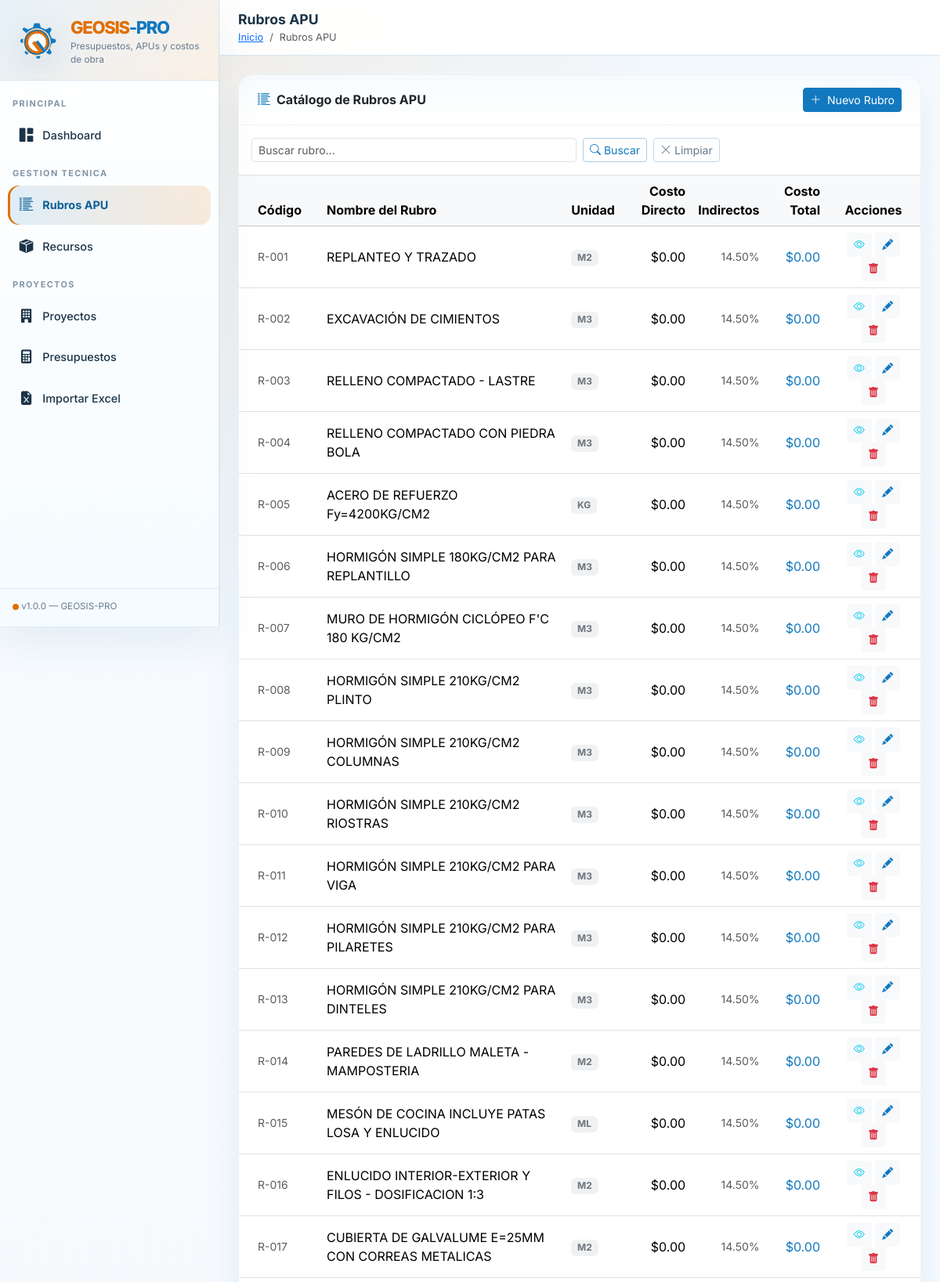
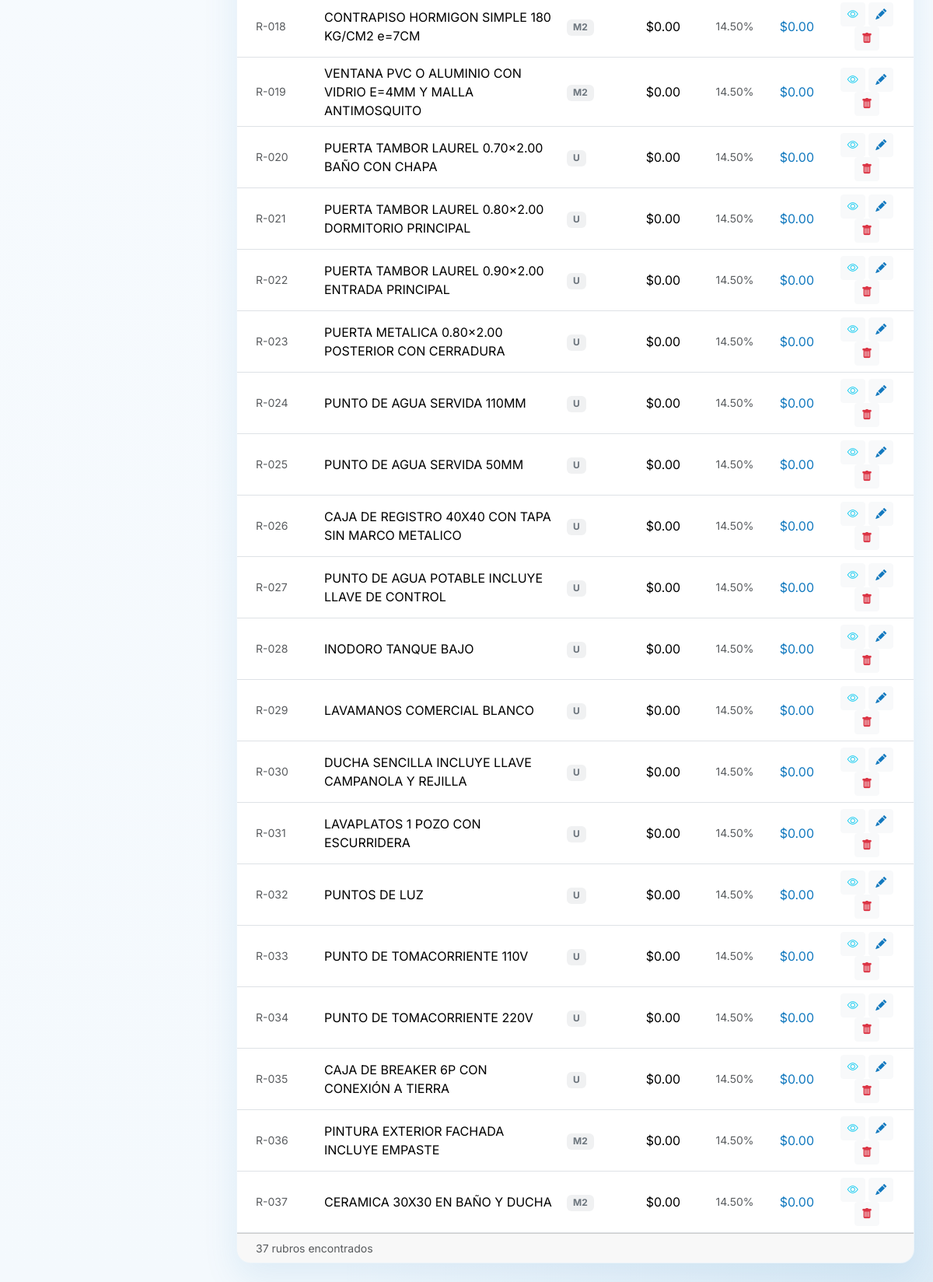
/modules/rubros/index.php, run on the app's committed database (2 pictures, top to bottom).
### tables this page shows
CREATE TABLE IF NOT EXISTS `rubros` (
    `id`           INT(11) NOT NULL AUTO_INCREMENT,
    `codigo`       VARCHAR(100) DEFAULT NULL,
    `nombre`       VARCHAR(500) NOT NULL,
    `unidad`       VARCHAR(30) NOT NULL,
    `descripcion`  TEXT DEFAULT NULL,
    `indirectos`   DECIMAL(5,2) NOT NULL DEFAULT 14.50,
    `activo`       TINYINT(1) DEFAULT 1,
    `created_at`   TIMESTAMP DEFAULT CURRENT_TIMESTAMP,
    `updated_at`   TIMESTAMP DEFAULT CURRENT_TIMESTAMP ON UPDATE CURRENT_TIMESTAMP,
    PRIMARY KEY (`id`),
    KEY `idx_rubros_activo` (`activo`)
);

### modules/rubros/index.php (the view, shortened to what this page needs)
<?php
$currentPage = 'rubros';
$db = getDB();
$search = $_GET['search'] ?? '';
$params = ['%' . $search . '%'];
$rubros = $db->prepare("
    SELECT r.*,
           COUNT(rr.id) AS num_recursos,
           COALESCE(SUM(rr.costo), 0) AS costo_directo
    FROM rubros r
    LEFT JOIN rubro_recursos rr ON rr.rubro_id = r.id
    WHERE r.activo = 1 AND r.nombre LIKE ?
    GROUP BY r.id
    ORDER BY r.codigo
");
$rubros->execute($params);
$rubros = $rubros->fetchAll();
include __DIR__ . '/../../includes/header.php';
include __DIR__ . '/../../includes/sidebar.php';
?>
<div id="main">
    <div id="topbar">
        <div>
            <div class="page-title">Rubros APU</div>
            <nav aria-label="breadcrumb"><ol class="breadcrumb">
                <li class="breadcrumb-item"><a href="<?= BASE_URL ?>/index.php">Inicio</a></li>
                <li class="breadcrumb-item active">Rubros APU</li>
            </ol></nav>
        </div>
    </div>
    <div class="p-4">
        <div class="card">
            <div class="card-header d-flex justify-content-between align-items-center py-3 px-4 flex-wrap gap-2">
                <span><i class="bi bi-list-columns-reverse me-2 text-primary"></i>Catálogo de Rubros APU</span>
                <a href="create.php" class="btn btn-primary btn-sm">
                    <i class="bi bi-plus-lg me-1"></i> Nuevo Rubro
                </a>
            </div>
            <div class="card-body border-bottom pb-3">
                <form method="GET" class="row g-2">
                    <div class="col-12 col-md-6">
                        <input type="text" name="search" class="form-control form-control-sm"
                               placeholder="Buscar rubro..." value="<?= htmlspecialchars($search) ?>">
                    </div>
                    <div class="col-auto">
                        <button type="submit" class="btn btn-sm btn-outline-primary">
                            <i class="bi bi-search"></i> Buscar
                        </button>
                    </div>
                    <div class="col-auto">
                        <a href="?" class="btn btn-sm btn-outline-secondary">
                            <i class="bi bi-x-lg"></i> Limpiar
                        </a>
                    </div>
                </form>
            </div>
            <div class="card-body p-0">
                <div class="table-responsive">
                    <table class="table table-hover align-middle mb-0">
                        <thead class="table-light">
                            <tr>
                                <th class="px-4" style="width:90px">Código</th>
                                <th>Nombre del Rubro</th>
                                <th>Unidad</th>
                                <th class="text-end">Costo Directo</th>
                                <th class="text-end">Indirectos</th>
                                <th class="text-end">Costo Total</th>
                                <th class="text-center" style="width:120px">Acciones</th>
                            </tr>
                        </thead>
                        <tbody>
                        <?php if (empty($rubros)): ?>
                            <tr><td colspan="7" class="text-center text-muted py-5">
                                No hay rubros. <a href="create.php">Crear el primero</a>
                            </td></tr>
                        <?php else: foreach ($rubros as $r):
                            $indirectos  = $r['costo_directo'] * ($r['indirectos'] / 100);
                            $costo_total = $r['costo_directo'] + $indirectos;
                        ?>
                            <tr>
                                <td class="px-4 text-muted small"><?= htmlspecialchars($r['codigo'] ?? '-') ?></td>
                                <td class="fw-500"><?= htmlspecialchars($r['nombre']) ?></td>
                                <td><span class="badge bg-secondary bg-opacity-10 text-secondary"><?= htmlspecialchars($r['unidad']) ?></span></td>
                                <td class="text-end">$<?= number_format($r['costo_directo'], 2) ?></td>
                                <td class="text-end text-muted small"><?= $r['indirectos'] ?>%</td>
                                <td class="text-end fw-700 text-primary">$<?= number_format($costo_total, 2) ?></td>
                                <td class="text-center">
                                    <a href="view.php?id=<?= $r['id'] ?>" class="btn btn-sm btn-light" title="Ver APU">
                                        <i class="bi bi-eye text-info"></i>
                                    </a>
                                    <a href="edit.php?id=<?= $r['id'] ?>" class="btn btn-sm btn-light" title="Editar">
                                        <i class="bi bi-pencil-fill text-primary"></i>
                                    </a>
                                    <a href="delete.php?id=<?= $r['id'] ?>" class="btn btn-sm btn-light" title="Eliminar"
                                       onclick="return confirm('¿Eliminar este rubro?')">
                                        <i class="bi bi-trash-fill text-danger"></i>
                                    </a>
                                </td>
                            </tr>
                        <?php endforeach; endif; ?>
                        </tbody>
                    </table>
                </div>
            </div>
            <div class="card-footer text-muted small px-4">
                <?= count($rubros) ?> rubros encontrados
            </div>
        </div>
    </div>
</div>
<?php include __DIR__ . '/../../includes/footer.php'; ?>

### includes/header.php (shortened to what this page needs)
<!DOCTYPE html>
<html lang="es">
<head>
    <link href="https://cdn.jsdelivr.net/npm/bootstrap@5.3.2/dist/css/bootstrap.min.css" rel="stylesheet">
    <link href="https://cdn.jsdelivr.net/npm/bootstrap-icons@1.11.3/font/bootstrap-icons.css" rel="stylesheet">
</head>
<body>

### includes/sidebar.php
<?php $currentPage = $currentPage ?? ''; ?>
<nav id="sidebar">
    <div class="brand">
        <div class="brand-inner">
            <img src="<?= BASE_URL ?>/assets/geosis-pro-mark.svg" alt="GEOSIS-PRO" class="brand-logo">
            <div>
                <h4><span class="brand-orange">GEOSIS</span>-PRO</h4>
                <small>Presupuestos, APUs y costos de obra</small>
            </div>
        </div>
    </div>
    <div class="mt-2">
        <div class="nav-section">Principal</div>
        <a href="<?= BASE_URL ?>/index.php"
           class="nav-link <?= $currentPage === 'dashboard' ? 'active' : '' ?>">
            <i class="bi bi-grid-1x2-fill"></i> Dashboard
        </a>
        <div class="nav-section">Gestion Tecnica</div>
        <a href="<?= BASE_URL ?>/modules/rubros/index.php"
           class="nav-link <?= $currentPage === 'rubros' ? 'active' : '' ?>">
            <i class="bi bi-list-columns-reverse"></i> Rubros APU
        </a>
        <a href="<?= BASE_URL ?>/modules/recursos/index.php"
           class="nav-link <?= $currentPage === 'recursos' ? 'active' : '' ?>">
            <i class="bi bi-box-seam-fill"></i> Recursos
        </a>
        <div class="nav-section">Proyectos</div>
        <a href="<?= BASE_URL ?>/modules/proyectos/index.php"
           class="nav-link <?= $currentPage === 'proyectos' ? 'active' : '' ?>">
            <i class="bi bi-building-fill"></i> Proyectos
        </a>
        <a href="<?= BASE_URL ?>/modules/presupuesto/index.php"
           class="nav-link <?= $currentPage === 'presupuesto' ? 'active' : '' ?>">
            <i class="bi bi-calculator-fill"></i> Presupuestos
        </a>
        <a href="<?= BASE_URL ?>/modules/presupuesto/import_excel.php"
           class="nav-link <?= $currentPage === 'presupuesto' ? 'active' : '' ?>">
            <i class="bi bi-file-earmark-excel-fill"></i> Importar Excel
        </a>
    </div>
    <div class="sidebar-footer pb-3 px-3">
        <small class="d-block">
            <i class="bi bi-circle-fill"></i>
            v1.0.0 &mdash; GEOSIS-PRO
        </small>
    </div>
</nav>

### includes/footer.php (shortened to what this page needs)
</body>
</html>

### includes/header.php (style rules this page uses)
:root { --sidebar-w: 280px; --brand-blue: #1279bf; --brand-blue-dark: #0c5f97; --brand-blue-soft: #eaf6ff; --brand-orange: #e16f00; --brand-orange-dark: #c45f00; --brand-orange-soft: #fff1e5; --surface: #ffffff; --bg: #f4f9fd; --border: #d8e5ef; --text: #1b3347; --muted: #677b8f; --shadow: 0 18px 45px rgba(18,121,191,.10); --primary: var(--brand-blue); --accent: var(--brand-orange); --bs-primary: var(--brand-blue); --bs-primary-rgb: 18, 121, 191; --bs-warning: var(--brand-orange); --bs-warning-rgb: 225, 111, 0; --bs-link-color: var(--brand-blue); --bs-link-hover-color: var(--brand-orange); }
* { font-family: 'Inter', sans-serif; }
body { background: radial-gradient(circle at top left, rgba(225,111,0,.10), transparent 24%), radial-gradient(circle at bottom right, rgba(18,121,191,.10), transparent 22%), linear-gradient(180deg, #f8fbfe 0%, var(--bg) 100%); color: var(--text); min-height: 100vh; }
#sidebar { position: fixed; top: 0; left: 0; width: var(--sidebar-w); height: 100vh; background: linear-gradient(180deg, #ffffff 0%, #f5fbff 100%); border-right: 1px solid var(--border); box-shadow: 0 0 0 1px rgba(18,121,191,.03), 0 24px 48px rgba(12,95,151,.08); display: flex; flex-direction: column; z-index: 1000; transition: transform .3s; overflow-y: auto; }
#sidebar .brand { padding: 1.35rem 1.1rem 1rem; border-bottom: 1px solid var(--border); background: linear-gradient(135deg, rgba(18,121,191,.10), rgba(225,111,0,.10)); }
#sidebar .brand-inner { display: flex; align-items: center; gap: .9rem; }
#sidebar .brand-logo { width: 58px; height: 58px; flex-shrink: 0; filter: drop-shadow(0 10px 20px rgba(12,95,151,.15)); }
#sidebar .brand h4 { color: var(--brand-blue); font-weight: 800; margin: 0; font-size: 1.38rem; letter-spacing: -.06em; }
#sidebar .brand .brand-orange { color: var(--brand-orange); }
#sidebar .brand small { color: var(--muted); display: block; font-size: .74rem; margin-top: .16rem; }
#sidebar .nav-section { padding: .8rem 1rem .3rem; font-size: .68rem; font-weight: 700; color: #8195a7; text-transform: uppercase; letter-spacing: 1.4px; }
#sidebar .nav-link { color: var(--text); border-radius: 14px; margin: 3px .65rem; padding: .72rem .85rem; display: flex; align-items: center; gap: .7rem; font-size: .9rem; font-weight: 500; transition: all .2s; }
#sidebar .nav-link:hover, #sidebar .nav-link.active { color: var(--brand-blue-dark); }
#sidebar .nav-link.active { background: linear-gradient(90deg, rgba(18,121,191,.12), rgba(225,111,0,.14)); box-shadow: inset 3px 0 0 var(--brand-orange); font-weight: 700; }
#sidebar .nav-link i { font-size: 1.1rem; width: 1.2rem; text-align: center; }
#sidebar .sidebar-footer { border-top: 1px solid var(--border); padding-top: .9rem; margin-top: auto; }
#sidebar .sidebar-footer small { color: var(--muted); font-size: .73rem; }
#sidebar .sidebar-footer i { color: var(--brand-orange); font-size: .5rem; }
#main { margin-left: var(--sidebar-w); min-height: 100vh; display: flex; flex-direction: column; }
#topbar { background: rgba(255,255,255,.92); backdrop-filter: blur(10px); border-bottom: 1px solid var(--border); box-shadow: 0 12px 30px rgba(18,121,191,.04); padding: .75rem 1.5rem; display: flex; align-items: center; gap: 1rem; position: sticky; top: 0; z-index: 100; }
#topbar .page-title { font-weight: 700; font-size: 1.1rem; color: var(--text); }
#topbar .breadcrumb { margin: 0; font-size: .8rem; }
.card { border: 1px solid rgba(18,121,191,.08); border-radius: 18px; box-shadow: var(--shadow); overflow: hidden; }
.card-header { background: linear-gradient(180deg, rgba(18,121,191,.03), rgba(255,255,255,1)); border-bottom: 1px solid #edf4f9; font-weight: 700; }
.btn-primary { --bs-btn-bg: var(--brand-blue); --bs-btn-border-color: var(--brand-blue); --bs-btn-hover-bg: var(--brand-blue-dark); --bs-btn-hover-border-color: var(--brand-blue-dark); --bs-btn-active-bg: var(--brand-blue-dark); --bs-btn-active-border-color: var(--brand-blue-dark); }
.btn-outline-primary { --bs-btn-color: var(--brand-blue); --bs-btn-border-color: rgba(18,121,191,.35); --bs-btn-hover-bg: var(--brand-blue); --bs-btn-hover-border-color: var(--brand-blue); --bs-btn-active-bg: var(--brand-blue-dark); --bs-btn-active-border-color: var(--brand-blue-dark); }
.btn-outline-secondary { --bs-btn-color: var(--muted); --bs-btn-border-color: #c8d7e4; --bs-btn-hover-bg: #eef4f8; --bs-btn-hover-border-color: #c0d2e1; --bs-btn-hover-color: var(--brand-blue-dark); }
.text-primary { color: var(--brand-blue) !important; }

### data on the page
rubros: codigo "R-001", nombre "REPLANTEO Y TRAZADO", unidad "M2", costo_directo "0.00", indirectos "14.50", costo_total "0.00"
rubros: codigo "R-002", nombre "EXCAVACIÓN DE CIMIENTOS", unidad "M3", costo_directo "0.00", indirectos "14.50", costo_total "0.00"
rubros: codigo "R-003", nombre "RELLENO COMPACTADO - LASTRE", unidad "M3", costo_directo "0.00", indirectos "14.50", costo_total "0.00"
rubros: codigo "R-004", nombre "RELLENO COMPACTADO CON PIEDRA BOLA", unidad "M3", costo_directo "0.00", indirectos "14.50", costo_total "0.00"
rubros: codigo "R-005", nombre "ACERO DE REFUERZO Fy=4200KG/CM2", unidad "KG", costo_directo "0.00", indirectos "14.50", costo_total "0.00"
rubros: codigo "R-006", nombre "HORMIGÓN SIMPLE 180KG/CM2 PARA REPLANTILLO", unidad "M3", costo_directo "0.00", indirectos "14.50", costo_total "0.00"
rubros: codigo "R-007", nombre "MURO DE HORMIGÓN CICLÓPEO F'C 180 KG/CM2", unidad "M3", costo_directo "0.00", indirectos "14.50", costo_total "0.00"
rubros: codigo "R-008", nombre "HORMIGÓN SIMPLE 210KG/CM2 PLINTO", unidad "M3", costo_directo "0.00", indirectos "14.50", costo_total "0.00"
rubros: codigo "R-009", nombre "HORMIGÓN SIMPLE 210KG/CM2 COLUMNAS", unidad "M3", costo_directo "0.00", indirectos "14.50", costo_total "0.00"
rubros: codigo "R-010", nombre "HORMIGÓN SIMPLE 210KG/CM2 RIOSTRAS", unidad "M3", costo_directo "0.00", indirectos "14.50", costo_total "0.00"
rubros: codigo "R-011", nombre "HORMIGÓN SIMPLE 210KG/CM2 PARA VIGA", unidad "M3", costo_directo "0.00", indirectos "14.50", costo_total "0.00"
rubros: codigo "R-012", nombre "HORMIGÓN SIMPLE 210KG/CM2 PARA PILARETES", unidad "M3", costo_directo "0.00", indirectos "14.50", costo_total "0.00"
rubros: codigo "R-013", nombre "HORMIGÓN SIMPLE 210KG/CM2 PARA DINTELES", unidad "M3", costo_directo "0.00", indirectos "14.50", costo_total "0.00"
rubros: codigo "R-014", nombre "PAREDES DE LADRILLO MALETA - MAMPOSTERIA", unidad "M2", costo_directo "0.00", indirectos "14.50", costo_total "0.00"
rubros: codigo "R-015", nombre "MESÓN DE COCINA INCLUYE PATAS LOSA Y ENLUCIDO", unidad "ML", costo_directo "0.00", indirectos "14.50", costo_total "0.00"
rubros: codigo "R-016", nombre "ENLUCIDO INTERIOR-EXTERIOR Y FILOS - DOSIFICACION 1:3", unidad "M2", costo_directo "0.00", indirectos "14.50", costo_total "0.00"
rubros: codigo "R-017", nombre "CUBIERTA DE GALVALUME E=25MM CON CORREAS METALICAS", unidad "M2", costo_directo "0.00", indirectos "14.50", costo_total "0.00"
rubros: codigo "R-018", nombre "CONTRAPISO HORMIGON SIMPLE 180 KG/CM2 e=7CM", unidad "M2", costo_directo "0.00", indirectos "14.50", costo_total "0.00"
rubros: codigo "R-019", nombre "VENTANA PVC O ALUMINIO CON VIDRIO E=4MM Y MALLA ANTIMOSQUITO", unidad "M2", costo_directo "0.00", indirectos "14.50", costo_total "0.00"
rubros: codigo "R-020", nombre "PUERTA TAMBOR LAUREL 0.70x2.00 BAÑO CON CHAPA", unidad "U", costo_directo "0.00", indirectos "14.50", costo_total "0.00"
rubros: codigo "R-021", nombre "PUERTA TAMBOR LAUREL 0.80x2.00 DORMITORIO PRINCIPAL", unidad "U", costo_directo "0.00", indirectos "14.50", costo_total "0.00"
rubros: codigo "R-022", nombre "PUERTA TAMBOR LAUREL 0.90x2.00 ENTRADA PRINCIPAL", unidad "U", costo_directo "0.00", indirectos "14.50", costo_total "0.00"
rubros: codigo "R-023", nombre "PUERTA METALICA 0.80x2.00 POSTERIOR CON CERRADURA", unidad "U", costo_directo "0.00", indirectos "14.50", costo_total "0.00"
rubros: codigo "R-024", nombre "PUNTO DE AGUA SERVIDA 110MM", unidad "U", costo_directo "0.00", indirectos "14.50", costo_total "0.00"
rubros: codigo "R-025", nombre "PUNTO DE AGUA SERVIDA 50MM", unidad "U", costo_directo "0.00", indirectos "14.50", costo_total "0.00"
rubros: codigo "R-026", nombre "CAJA DE REGISTRO 40X40 CON TAPA SIN MARCO METALICO", unidad "U", costo_directo "0.00", indirectos "14.50", costo_total "0.00"
rubros: codigo "R-027", nombre "PUNTO DE AGUA POTABLE INCLUYE LLAVE DE CONTROL", unidad "U", costo_directo "0.00", indirectos "14.50", costo_total "0.00"
rubros: codigo "R-028", nombre "INODORO TANQUE BAJO", unidad "U", costo_directo "0.00", indirectos "14.50", costo_total "0.00"
rubros: codigo "R-029", nombre "LAVAMANOS COMERCIAL BLANCO", unidad "U", costo_directo "0.00", indirectos "14.50", costo_total "0.00"
rubros: codigo "R-030", nombre "DUCHA SENCILLA INCLUYE LLAVE CAMPANOLA Y REJILLA", unidad "U", costo_directo "0.00", indirectos "14.50", costo_total "0.00"
rubros: codigo "R-031", nombre "LAVAPLATOS 1 POZO CON ESCURRIDERA", unidad "U", costo_directo "0.00", indirectos "14.50", costo_total "0.00"
rubros: codigo "R-032", nombre "PUNTOS DE LUZ", unidad "U", costo_directo "0.00", indirectos "14.50", costo_total "0.00"
rubros: codigo "R-033", nombre "PUNTO DE TOMACORRIENTE 110V", unidad "U", costo_directo "0.00", indirectos "14.50", costo_total "0.00"
rubros: codigo "R-034", nombre "PUNTO DE TOMACORRIENTE 220V", unidad "U", costo_directo "0.00", indirectos "14.50", costo_total "0.00"
rubros: codigo "R-035", nombre "CAJA DE BREAKER 6P CON CONEXIÓN A TIERRA", unidad "U", costo_directo "0.00", indirectos "14.50", costo_total "0.00"
rubros: codigo "R-036", nombre "PINTURA EXTERIOR FACHADA INCLUYE EMPASTE", unidad "M2", costo_directo "0.00", indirectos "14.50", costo_total "0.00"
rubros: codigo "R-037", nombre "CERAMICA 30X30 EN BAÑO Y DUCHA", unidad "M2", costo_directo "0.00", indirectos "14.50", costo_total "0.00"

### other printed values
count($rubros) "37"
